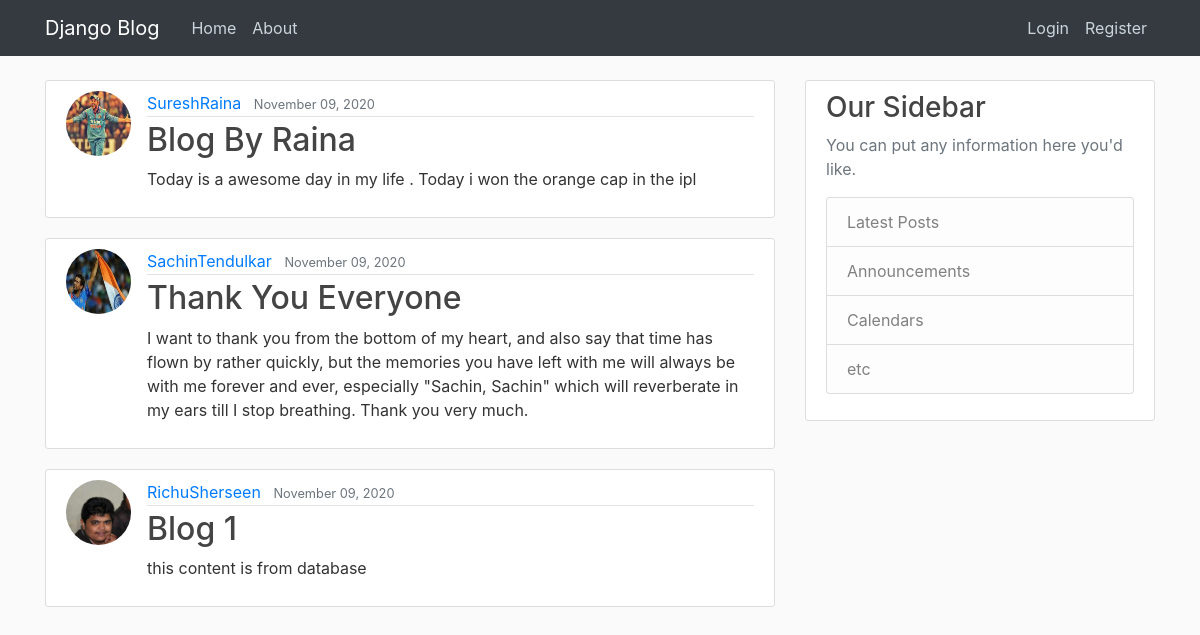
The page / on the database its author committed.
### blog/models.py (models this page shows, shortened)
class Post(models.Model):
    title = models.CharField(max_length=100)
    content = models.TextField()
    date_posted = models.DateTimeField(default=timezone.now)
    author = models.ForeignKey(User,on_delete = models.CASCADE)

### users/models.py (models this page shows, shortened)
class Profile(models.Model):
    user = models.OneToOneField(User, on_delete=models.CASCADE)
    image = models.ImageField(default = 'default.jpg',upload_to='profile_pics')

### blog/views.py (the view)
# urls.py: path('',PostListView.as_view(), name = 'blog-home'),
class PostListView(ListView):
    model = Post
    template_name = 'blog/home.html'
    context_object_name = 'posts'
    ordering = ('-date_posted')

### blog/templates/blog/home.html
{% extends "blog/base.html" %}
{% block content %}
    {% for post in posts %}
        <article class="media content-section">
            <img class="rounded-circle article-img" src="{{ post.author.profile.image.url }}" alt="not loaded">
            <div class="media-body">
            <div class="article-metadata">
                <a class="mr-2" href="#">{{ post.author }}</a>
                <small class="text-muted">{{ post.date_posted|date:"F d, Y " }}</small>
            </div>
            <h2><a class="article-title" href="{% url 'post-detail' post.id %}">{{ post.title }}</a></h2>
            <p class="article-content">{{ post.content }}</p>
            </div>
        </article>
    {% endfor %}
{% endblock content %}

### blog/templates/blog/base.html (shortened to what this page needs)
{% load static %}
<!DOCTYPE html>
<html lang="en">
    <head>
        <link rel="stylesheet" href="https://stackpath.bootstrapcdn.com/bootstrap/4.3.1/css/bootstrap.min.css">
        <link rel="stylesheet" href="{% static 'blog/main.css' %}">
</head>
<body>
    <header class="site-header">
        <nav class="navbar navbar-expand-md navbar-dark bg-dark fixed-top">
          <div class="container">
            <a class="navbar-brand mr-4" href="{% url 'blog-home' %}">Django Blog</a>
            <div class="collapse navbar-collapse" id="navbarToggle">
              <div class="navbar-nav mr-auto">
                <a class="nav-item nav-link" href="{% url 'blog-home' %}">Home</a>
                <a class="nav-item nav-link" href="/about">About</a>
              </div>
              <div class="navbar-nav">
                {% if user.is_authenticated %}
                  <a class="nav-item nav-link" href="{% url 'user-logout' %}">Hi,{{ user.username }}</a>
                  <a class="nav-item nav-link" href="{% url 'post-create' %}">New Post</a>
                  <a class="nav-item nav-link" href="{% url 'user-profile' %}">Profile</a>
                  <a class="nav-item nav-link" href="{% url 'user-logout' %}">Log Out</a>
                {% else %}
                  <a class="nav-item nav-link" href="{% url 'user-login' %}">Login</a>
                  <a class="nav-item nav-link" href="{% url 'user-register' %}">Register</a>
                {% endif %}
              </div>
            </div>
          </div>
        </nav>
    </header>
    <main role="main" class="container">
        <div class="row">
          <div class="col-md-8">
            {% block content %}{% endblock %}
          </div>
          <div class="col-md-4">
            <div class="content-section">
              <h3>Our Sidebar</h3>
              <p class='text-muted'>You can put any information here you'd like.
                <ul class="list-group">
                  <li class="list-group-item list-group-item-light">Latest Posts</li>
                  <li class="list-group-item list-group-item-light">Announcements</li>
                  <li class="list-group-item list-group-item-light">Calendars</li>
                  <li class="list-group-item list-group-item-light">etc</li>
                </ul>
              </p>
            </div>
          </div>
        </div>
    </main>
</body>
</html>

### blog/static/blog/main.css (style rules this page uses)
body { background: #fafafa; color: #333333; margin-top: 5rem; }
h1, h2, h3, h4, h5, h6 { color: #444444; }
ul { margin: 0; }
.site-header .navbar-nav .nav-link { color: #cbd5db; }
.content-section { background: #ffffff; padding: 10px 20px; border: 1px solid #dddddd; border-radius: 3px; margin-bottom: 20px; }
.article-title { color: #444444; }
.article-content { white-space: pre-line; }
.article-img { height: 65px; width: 65px; margin-right: 16px; }
.article-metadata { padding-bottom: 1px; margin-bottom: 4px; border-bottom: 1px solid #e3e3e3 }

### rows shown on the page
Post: author.profile.image (picture), author "SureshRaina", date_posted "November 09, 2020", title "Blog By Raina", content "Today is a awesome day in my life . Today i won the orange cap in the ipl"
Post: author.profile.image (picture), author "SachinTendulkar", date_posted "November 09, 2020", title "Thank You Everyone", content "I want to thank you from the bottom of my heart, and also say that time has flown by rather quickly, but the memories you have left with me will always be with me forever and ever, especially \"Sachin, Sachin\" which will reverberate in my ears till I stop breathing. Thank you very much."
Post: author.profile.image (picture), author "RichuSherseen", date_posted "November 09, 2020", title "Blog 1", content "this content is from database"
